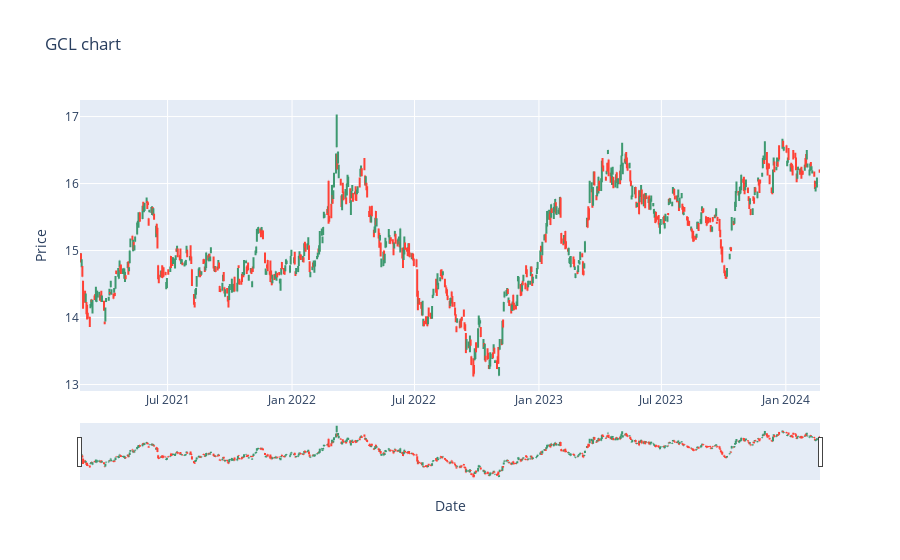

Notebook cell for this chart:
### Code cell
import plotly.graph_objects as go
from plotly.offline import plot
from IPython.display import display, HTML
gcl_plot = go.Figure(go.Ohlc(x=gcl_df.index,
                  open=gcl_df["Open"]
                  ,close=gcl_df["Close"],
                  low=gcl_df["Low"],
                  high=gcl_df["High"]))


gcl_plot.update_layout(title_text='GCL chart', xaxis_title='Date', yaxis_title='Price')

display(gcl_plot)

### Figure 1 — Plotly figure (JSON) as saved in the notebook; plotly's stock layout.template omitted (floating-point values rounded to 4 significant figures; data arrays with more than 128 entries replaced by an {"elided": "..."} marker saying what was removed)
{"data": [{"close": {"elided": "752 float values"}, "high": {"elided": "752 float values"}, "low": {"elided": "752 float values"}, "open": {"elided": "752 float values"}, "type": "ohlc", "x": {"elided": "752 str values"}}], "layout": {"title": {"text": "GCL chart"}, "xaxis": {"title": {"text": "Date"}}, "yaxis": {"title": {"text": "Price"}}}}
